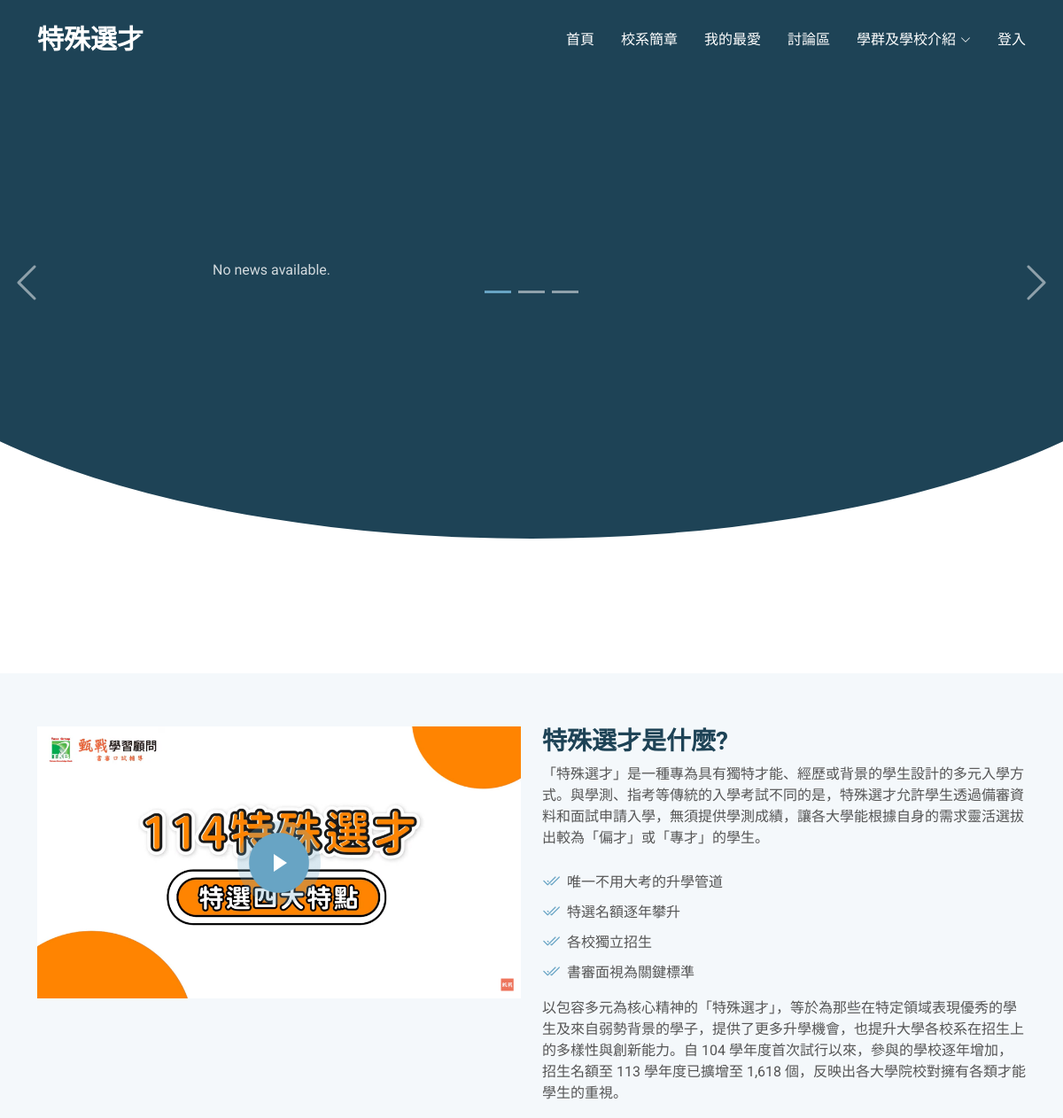
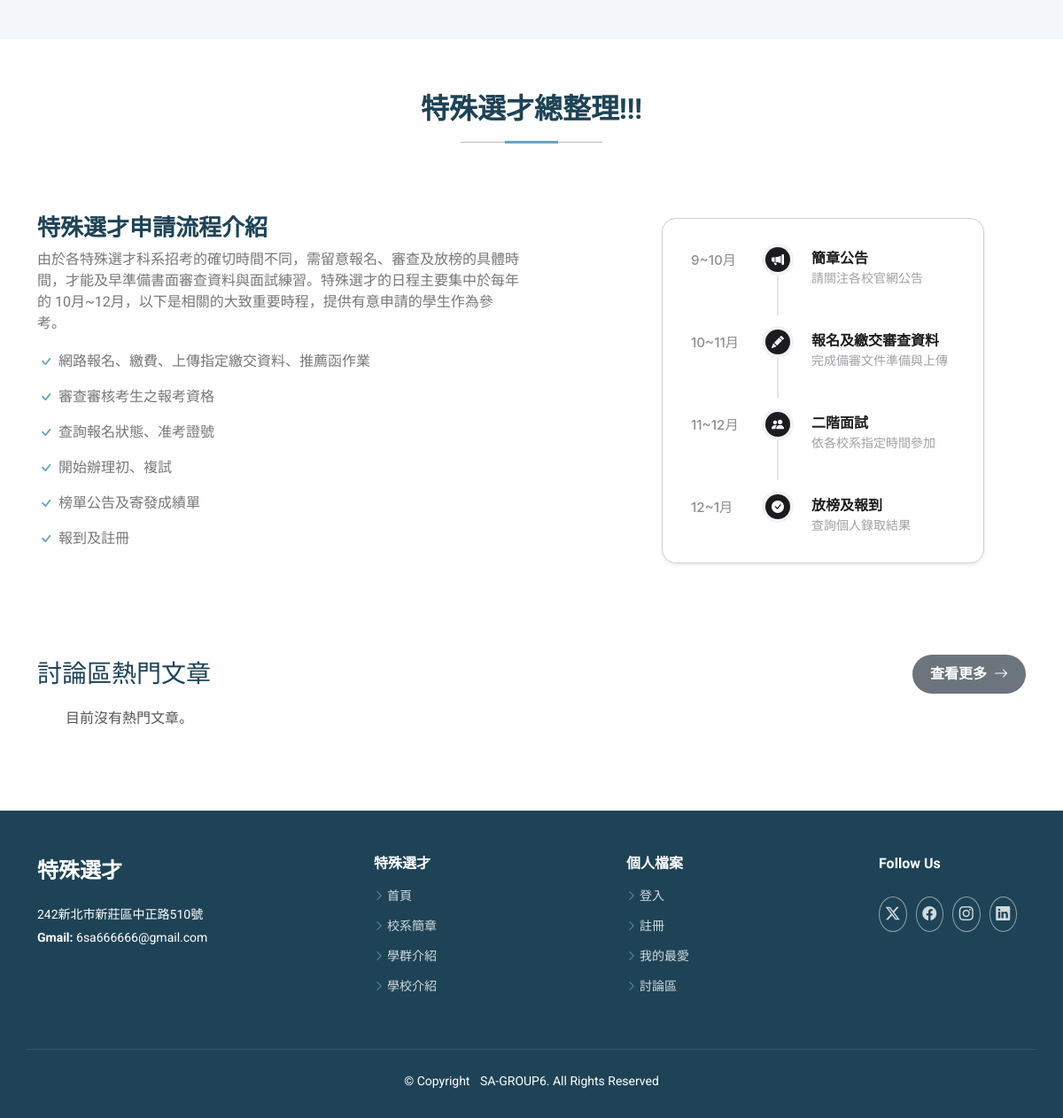
Before: /Moderna/index.php with the older database file (2 pictures, top to bottom).
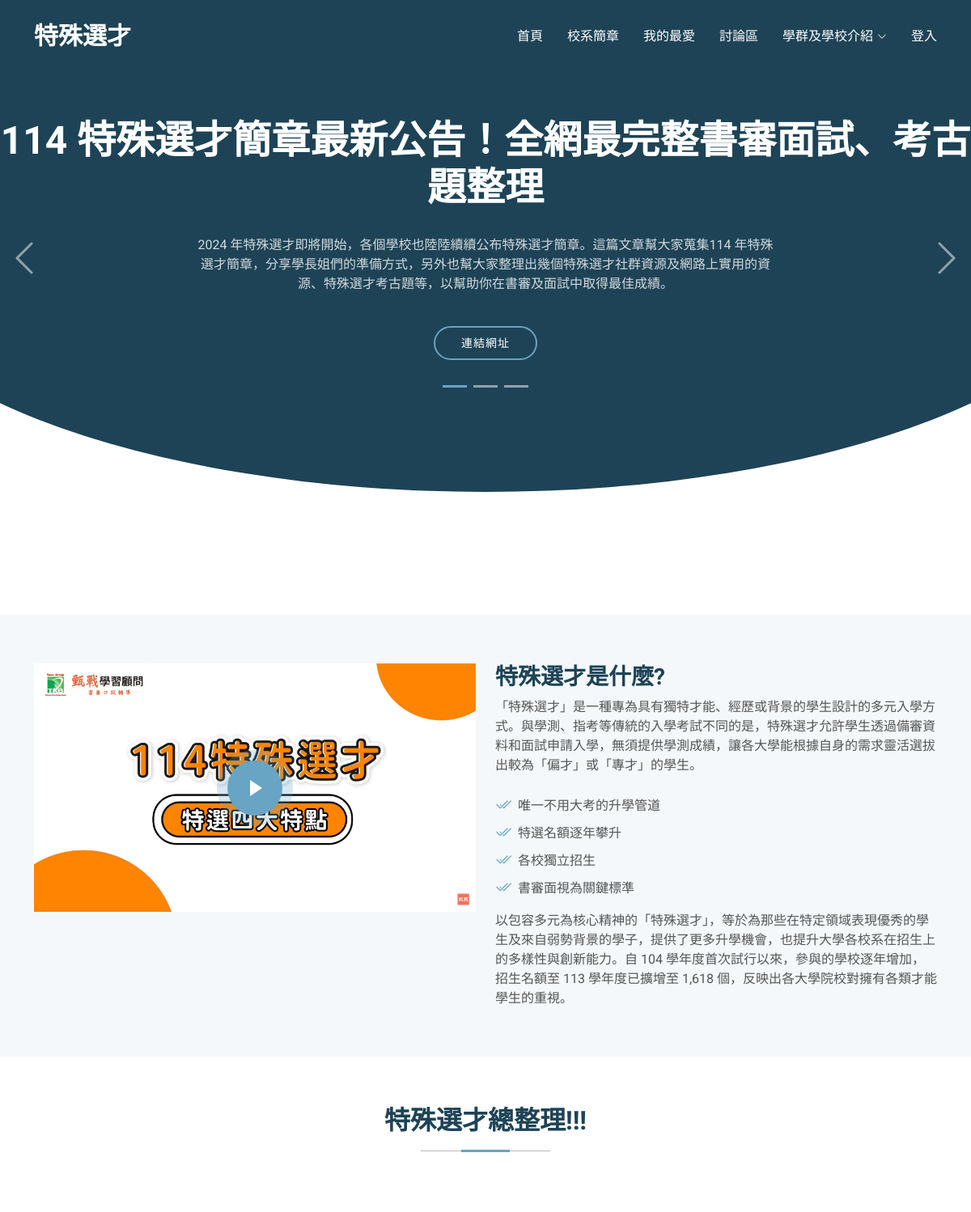
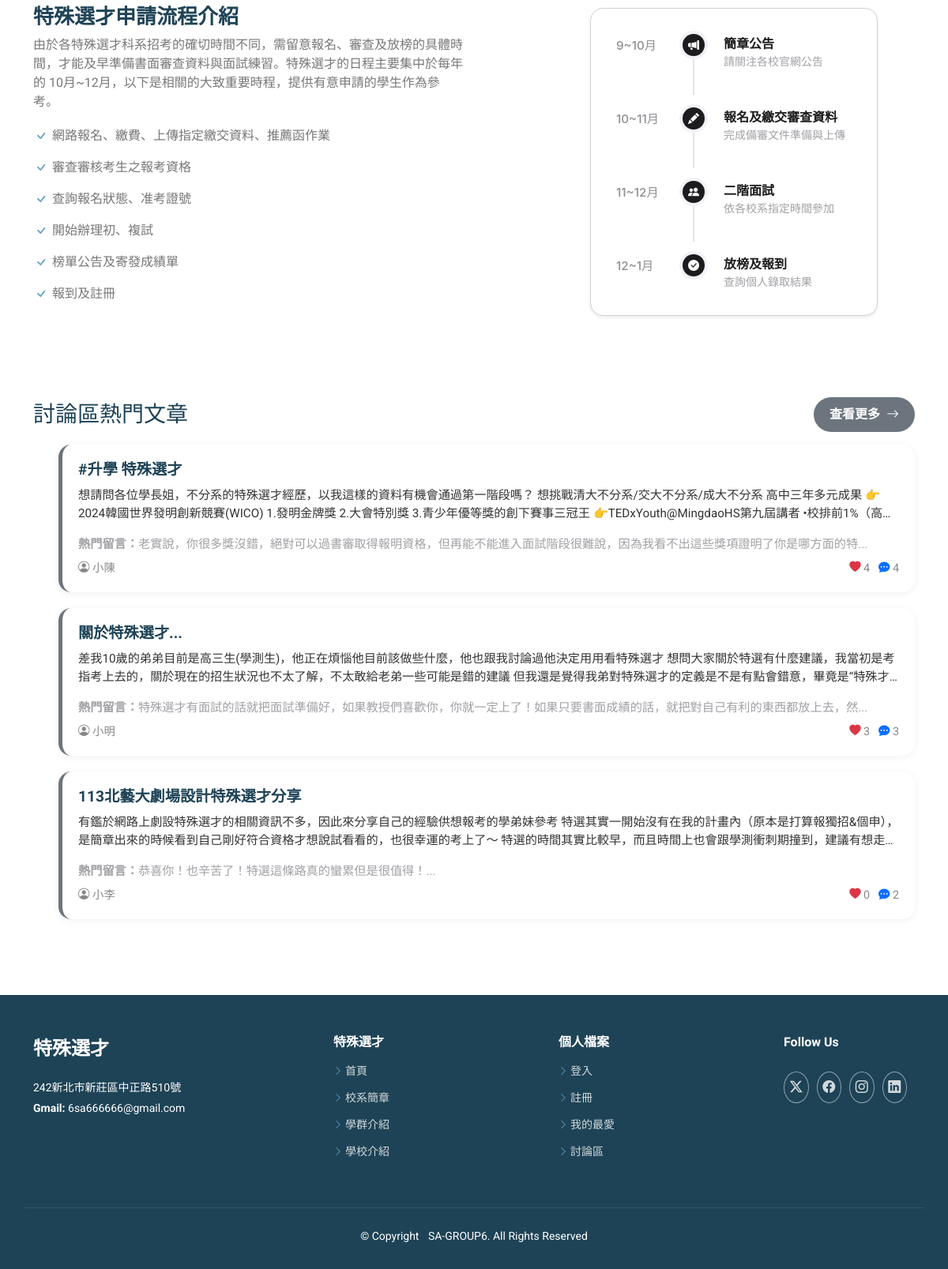
After: the same page with the newer database file (2 pictures, top to bottom).
### tables this page shows
CREATE TABLE `latest_news` (
  `title` varchar(35) NOT NULL,
  `content` varchar(255) NOT NULL,
  `link` varchar(255) DEFAULT NULL
);

CREATE TABLE `posts` (
  `Post_ID` int(11) NOT NULL,
  `Title` varchar(255) NOT NULL,
  `Content` text NOT NULL,
  `User_ID` int(11) NOT NULL,
  `Post_Time` datetime NOT NULL DEFAULT current_timestamp(),
  `Likes` int(11) DEFAULT 0
);

CREATE TABLE `account` (
  `User_ID` int(20) NOT NULL,
  `My_favourite` varchar(100) DEFAULT NULL,
  `Password` varchar(60) NOT NULL,
  `Record` varchar(255) DEFAULT NULL,
  `Photo` varchar(100) NOT NULL,
  `Nickname` varchar(60) NOT NULL,
  `Roles` varchar(15) NOT NULL,
  `E-mail` varchar(50) NOT NULL
);

### Moderna/index.php (the view, shortened to what the rows shown need)
<?php include('header.php'); ?>
<!DOCTYPE html>
<html lang="en">
<head>
  <link href="assets/vendor/bootstrap/css/bootstrap.min.css" rel="stylesheet">
  <link href="assets/vendor/bootstrap-icons/bootstrap-icons.css" rel="stylesheet">
  <link href="assets/vendor/aos/aos.css" rel="stylesheet">
  <link href="assets/vendor/glightbox/css/glightbox.min.css" rel="stylesheet">
  <link href="assets/vendor/swiper/swiper-bundle.min.css" rel="stylesheet">
  <link href="assets/css/main.css" rel="stylesheet">
</head>
<body class="index-page">
  <?php
  $servername = "localhost";
  $username = "root";
  $password = "";
  $dbname = "sa-6";
  $conn = new mysqli($servername, $username, $password, $dbname);
  $newsSql = "SELECT title, content, link FROM latest_news LIMIT 3";
  $newsResult = $conn->query($newsSql);
  $hotSql = "SELECT
              p.Post_ID,
              p.Title,
              p.Content,
              p.Likes AS PostLikes,
              COALESCE(SUM(c.Likes), 0) AS CommentLikes,
              (p.Likes + COALESCE(SUM(c.Likes), 0)) AS TotalLikes,
              COUNT(c.Comment_ID) AS CommentCount,
              a.Nickname AS Author,
              MAX(c.Likes) AS TopCommentLikes,
              (SELECT Content FROM comments WHERE Post_ID = p.Post_ID ORDER BY Likes DESC LIMIT 1) AS TopCommentContent
          FROM
              posts p
          LEFT JOIN
              comments c ON p.Post_ID = c.Post_ID
          JOIN
              account a ON p.User_ID = a.User_ID
          GROUP BY
              p.Post_ID
          ORDER BY
              TotalLikes DESC
          LIMIT 3";
  $hotResult = $conn->query($hotSql);
  ?>
  <main class="main">
    <section id="hero" class="hero section dark-background">
      <div id="hero-carousel" class="carousel carousel-fade" data-bs-ride="carousel" data-bs-interval="5000" data-bs-pause="false">
        <div class="carousel-inner">
          <?php
          if ($newsResult->num_rows > 0) {
            $isActive = true;
            while ($row = $newsResult->fetch_assoc()) {
          ?>
              <div class="carousel-item <?php echo $isActive ? 'active' : ''; ?>">
                <div class="carousel-container">
                  <h2><?php echo htmlspecialchars($row['title']); ?></h2>
                  <p><?php echo htmlspecialchars($row['content']); ?></p>
                  <a href="<?php echo htmlspecialchars($row['link']); ?>" class="btn-get-started">連結網址</a>
                </div>
              </div>
            <?php
              $isActive = false;
            }
          } else {
            ?>
            <p>No news available.</p>
          <?php
          }
          ?>
        </div>
      </div>
    </section>
    <section id="features" class="features section">
      <div class="container section-title" data-aos="fade-up">
        <h2>特殊選才總整理!!!</h2>
      </div>
      <div class="container">
        <div class="col-md-12 order-2 order-md-1" data-aos="fade-up" data-aos-delay="200">
          <ul>
            <div class="list-group">
              <?php if ($hotResult->num_rows > 0): ?>
                <?php while ($row = $hotResult->fetch_assoc()): ?>
                  <?php
                  $postId = $row['Post_ID'];
                  $postsPerPage = 5;
                  $positionResult = $conn->query("SELECT COUNT(*) AS position FROM posts WHERE Post_Time > (SELECT Post_Time FROM posts WHERE Post_ID = $postId) AND is_deleted = 0");
                  $position = $positionResult->fetch_assoc()['position'];
                  $page = floor($position / $postsPerPage) + 1;
                  ?>
                  <a href="blog-details.php?page=<?= $page ?>&highlight_id=<?= $postId ?>" class="ios-post-card d-block text-decoration-none">
                    <h5><?= htmlspecialchars($row['Title']) ?></h5>
                    <p class="content-preview"><?= htmlspecialchars($row['Content']) ?></p>
                    <?php if ($row['TopCommentContent']): ?>
                      <small class="d-block mb-2 text-muted">
                        <strong>熱門留言：</strong><?= htmlspecialchars(mb_substr($row['TopCommentContent'], 0, 60)) ?>...
                      </small>
                    <?php endif; ?>
                    <div class="meta">
                      <span><i class="bi bi-person-circle"></i> <?= htmlspecialchars($row['Author']) ?></span>
                      <span>
                        <i class="bi bi-heart-fill text-danger"></i> <?= $row['TotalLikes'] ?>
                        <i class="bi bi-chat-dots-fill text-primary"></i> <?= $row['CommentCount'] ?>
                      </span>
                    </div>
                  </a>
                <?php endwhile; ?>
              <?php else: ?>
                <p>目前沒有熱門文章。</p>
              <?php endif; ?>
            </div>
          </ul>
        </div>
      </div>
    </section>
  </main>
</body>
</html>

Changed rows visible on the page:
added latest_news: title "114 特殊選才簡章最新公告！全網最完整書審面試、考古題整理", content "2024 年特殊選才即將開始，各個學校也陸陸續續公布特殊選才簡章。這篇文章幫大家蒐集114 年特殊選才簡章，分享學長姐們的準備方式，另外也幫大家整理出幾個特殊選才社群資源及網路上實用的資源、特殊選才考古題等，以幫助你在書審及面試中取得最佳成績。"
added posts: Title "#升學 特殊選才", Content "想請問各位學長姐，不分系的特殊選才經歷，以我這樣的資料有機會通過第一階段嗎？ 想挑戰清大不分系/交大不分系/成大不分系 高中三年多元成果 👉2024韓國世界發明創新競賽(WICO) 1.發明金牌獎 2.大會特別獎 3.青少年優等獎的創下賽事三冠王…", TopCommentContent "老實說，你很多獎沒錯，絕對可以過書審取得報明資格，但再能不能進入面試階段很難說，因為我看不出這些獎項證明了你是哪方面的特", User_ID.Nickname "小陳", TotalLikes "4", CommentCount "4"
added posts: Title "關於特殊選才...", Content "差我10歲的弟弟目前是高三生(學測生)，他正在煩惱他目前該做些什麼，他也跟我討論過他決定用用看特殊選才…", TopCommentContent "特殊選才有面試的話就把面試準備好，如果教授們喜歡你，你就一定上了！如果只要書面成績的話，就把對自己有利的東西都放上去，然", User_ID.Nickname "小明", TotalLikes "3", CommentCount "3"
added posts: Title "113北藝大劇場設計特殊選才分享", Content "有鑑於網路上劇設特殊選才的相關資訊不多，因此來分享自己的經驗供想報考的學弟妹參考…", TopCommentContent "恭喜你！也辛苦了！特選這條路真的蠻累但是很值得！", User_ID.Nickname "小李", TotalLikes "0", CommentCount "2"
Other visible differences:
text no longer shown: "No news available. 目前沒有熱門文章。"
